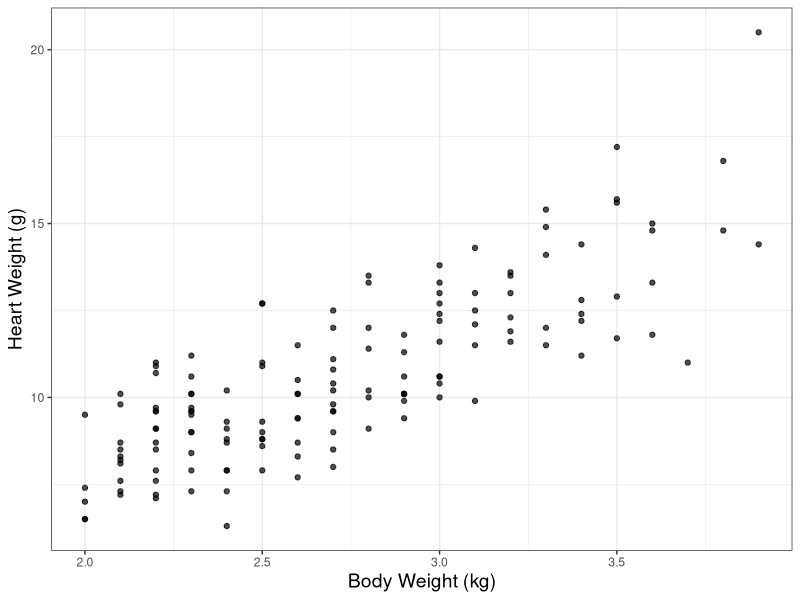
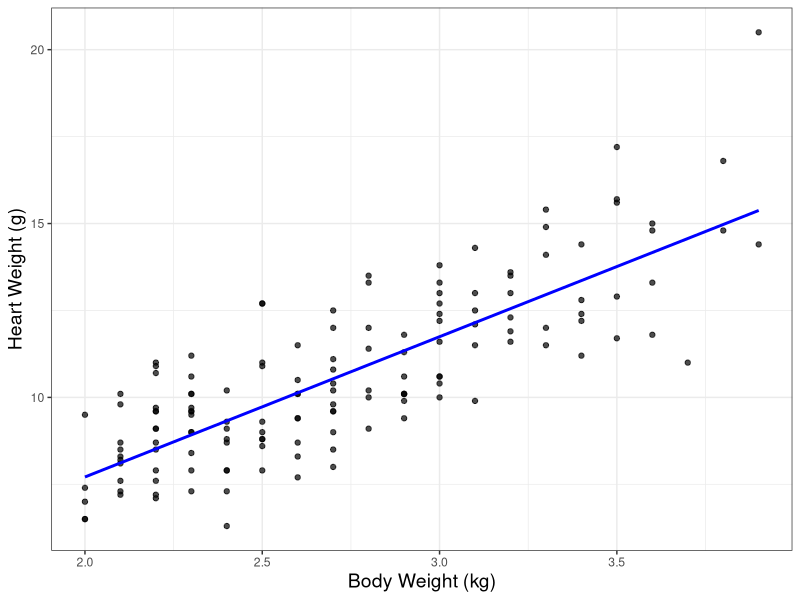

Source code (R) for these figures, in order: (Note: this script raises an error after producing the figures.)
## ---- chunk 1

## ---- chunk 2
library(tidyverse)
library(broom)
library(knitr)
library(kableExtra)
library(patchwork)
library(MASS)
## ---- chunk 3
ggplot(data = cats, aes(x = Bwt, y = Hwt)) +
  geom_point(alpha = 0.7) + 
  labs(x = "Body Weight (kg)",
       y = "Heart Weight (g)") +
  theme_bw() +
  theme(axis.title=element_text(size=14))
## ---- chunk 4
ggplot(data = cats, aes(x = Bwt, y = Hwt)) +
  geom_point(alpha = 0.7) + 
  geom_smooth(method = "lm", color = "blue", se = FALSE) +
  labs(x = "Body Weight (kg)",
       y = "Heart Weight (g)") +
  theme_bw() +
  theme(axis.title=element_text(size=14))
## ---- chunk 5
bwt_hwt_model <- lm(Hwt ~ Bwt, data = cats)
bwt_hwt_model %>%
  tidy() %>%
  kable(format = "html", digits = 3)
## ---- chunk 6
knitr::include_graphics("img/mindy.JPG")
## ---- chunk 7
x0 <- data.frame(Bwt = c(3.18))
predict(bwt_hwt_model, x0, interval = "confidence", #<<
           conf.level = 0.95) %>% 
  kable(format = "html", digits = 3)
## ---- chunk 8
predict(bwt_hwt_model, x0, interval = "predict",
           conf.level = 0.95) %>%
  kable(format = "html", digits = 3)
## ---- chunk 9
pred_int <- as_tibble(predict(bwt_hwt_model, newdata = data.frame(Bwt = cats$Bwt), interval = "predict")) %>%
  rename(lower_pred = lwr, 
         upper_pred = upr) %>%
  dplyr::select(-fit)

conf_int <- as_tibble(predict(bwt_hwt_model, interval = "confidence")) %>%
  rename(lower_conf = lwr, 
         upper_conf = upr) %>%
  dplyr::select(-fit)
  
cats <- bind_cols(cats, pred_int)
cats <- bind_cols(cats, conf_int)
## ---- chunk 10
colors <- c("conf" = "blue", "pred" = "red")
ggplot(data = cats, aes(x = Bwt, y = Hwt)) +
  geom_point(alpha = 0.5) + 
  geom_smooth(method = "lm", color = "gray", se = FALSE) +
  geom_line(aes(y = lower_pred, color = "pred"), linetype = "dashed") + 
  geom_line(aes(y = upper_pred, color = "pred"), linetype = "dashed") + 
  geom_line(aes(y = lower_conf, color = "conf")) + 
  geom_line(aes(y = upper_conf, color = "conf")) +
  labs(x = "Body Weight (kg)",
       y = "Heart Weight (g)") +
  theme_bw() +
  scale_color_manual(values = colors, 
                     labels = c("Confidence interval for mean", "Prediction interval for individual"), 
                     name = "") +
  theme(legend.position = "top", 
        legend.text = element_text(size = 20), 
        axis.title=element_text(size=14))
## ---- chunk 11
knitr::include_graphics("img/andy.JPG")
## ---- chunk 12
ggplot(data = cats, aes(x = Bwt, y = Hwt)) +
  geom_point(alpha = 0.5) + 
  geom_vline(xintercept = 5.4, color = "red") +
  labs(x = "Body Weight (kg)",
       y = "Heart Weight (g)") +
  annotate("text", x = 5.2, y = 17, label = "Andy", color = "red") +
  theme_bw() +
  theme(axis.title=element_text(size=14))
